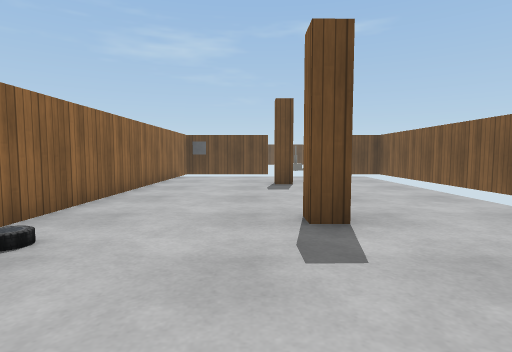
View 1 (above)

17 first-person views from a walk through a robot-simulator world made for Gazebo. The camera is 0.9 m above the floor, tilts 4° down and sees 80° across. The floor is counted in squares, 1 m on a side. Each view is taken from the middle of a square. On the plan, view 1 faces up. The plan holds only what a view shows up to about 11 squares ahead; the rest is blank. The place goes on beyond the plan. The robots in the file are not drawn. Simple patterns stand in for the simulator's built-in surfaces. Some stock models are drawn as simple stand-ins. Some surface patterns are stand-ins.

View 2
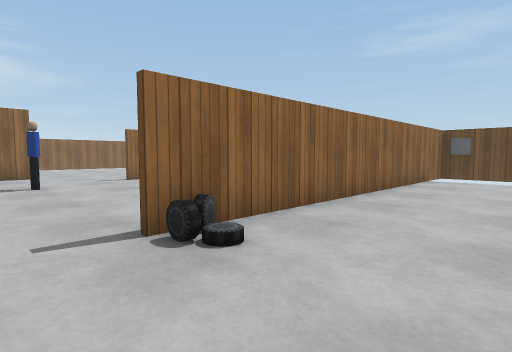

View 3
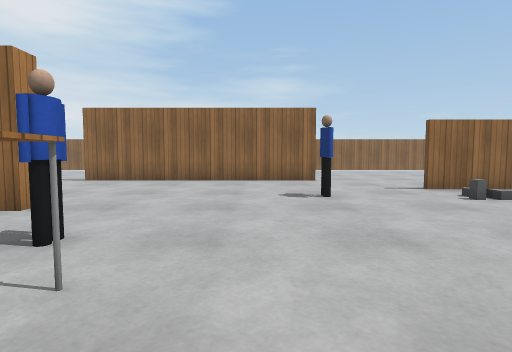

View 4
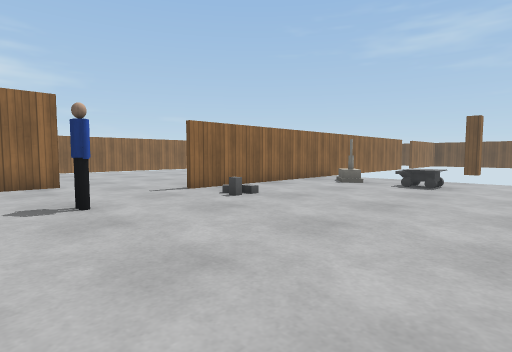

View 5
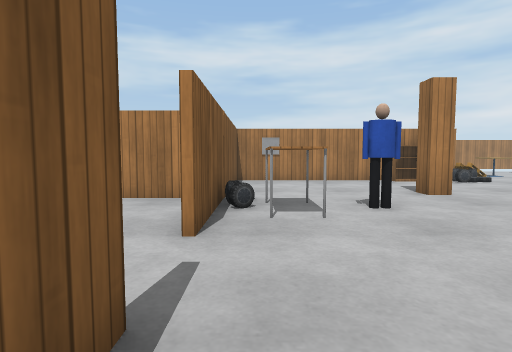

View 6
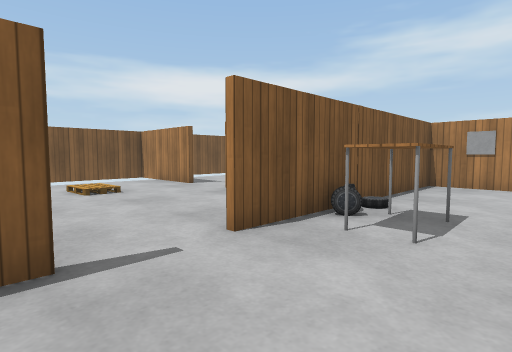

View 7
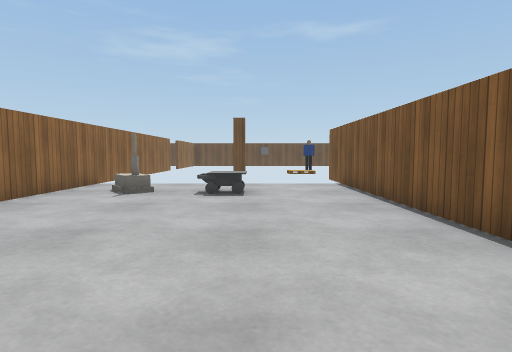

View 8
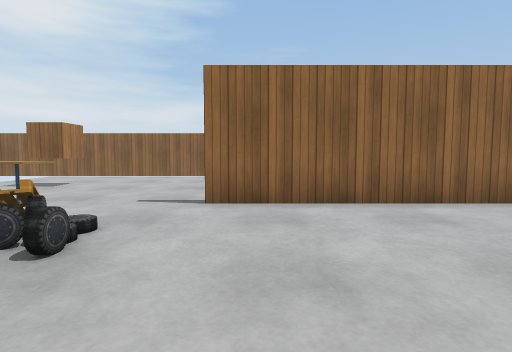

View 9
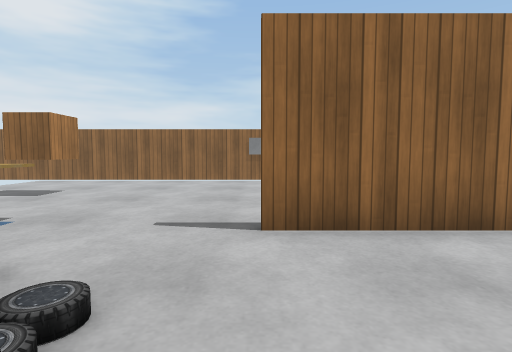

View 10
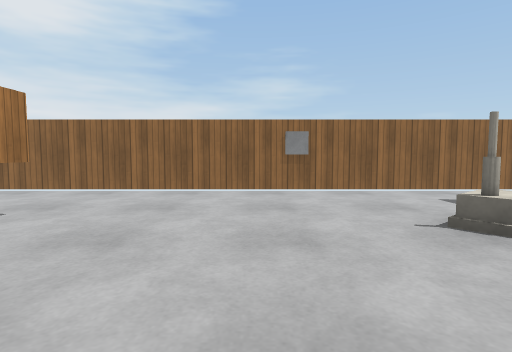

View 11
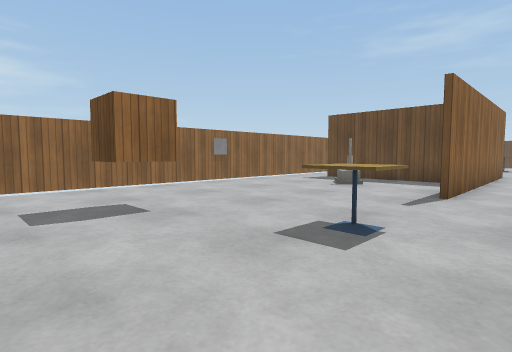

View 12
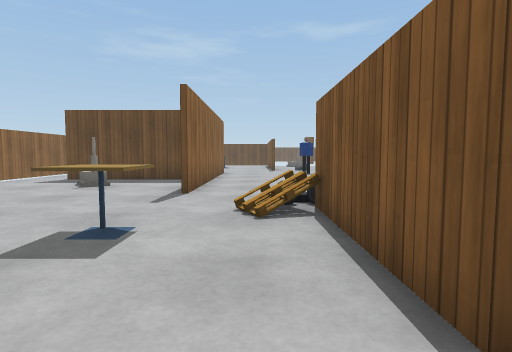

View 13
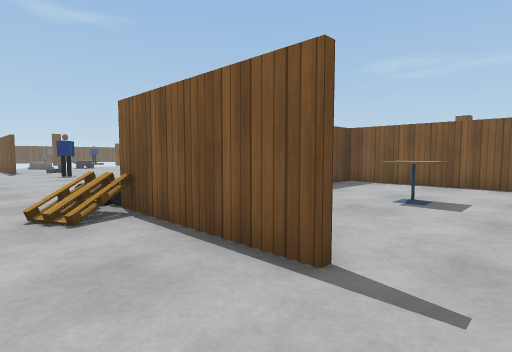

View 14
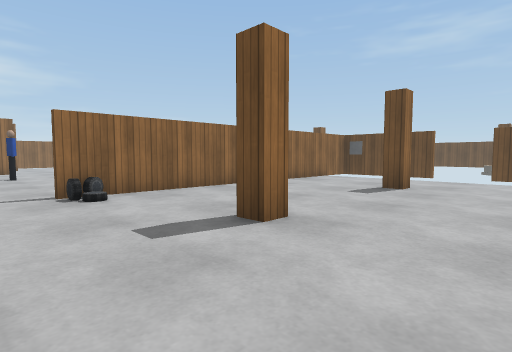

View 15
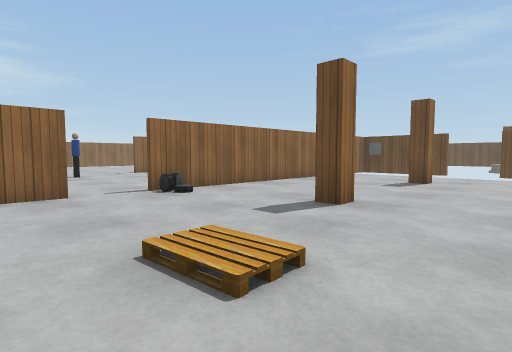

View 16
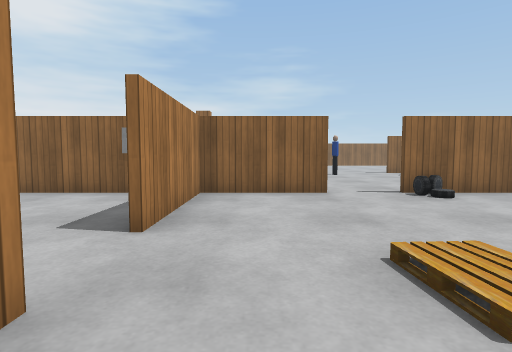

View 17
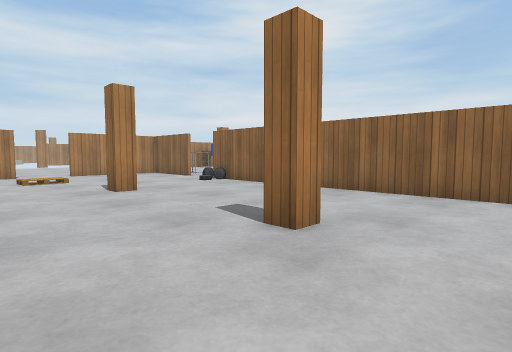

### Floor plan
Points are (right, up) in squares from view 1. A wall is a line through its corners. A room is listed if a view was taken in it or the views show most of it. See-through windows are left out.
Room 1 (views 1, 2, 3, 4, 5, 6, 7, 8, 9, 10, 11, 12, 13, 14, 15, 16, 17)
walls: (-3.2, 0.7) (-3.2, -2.3) (0.6, -2.3); (-3.3, 6.1) (-3.3, 13.5); (-13.6, 3.1) (-13.6, -5); (-14.6, -0.9) (-18.9, -0.9); (-9.7, -6.7) (-3.2, -6.7); (-3.3, -7.6) (-3.3, 0.7); (2.3, -2.3) (4.4, -2.3); (-11, -10.8) (-11, -7.5); (-3.2, 13.5) (-3.2, 3.4); (-10.9, 13.5) (-10.9, 5.4); (-20.9, -1.4) (-20.9, -14)
ways out: opening at (-19.5, -1); opening at (-12.5, 4.5); opening at (-11, -11.5); opening at (1.5, -2)
objects: wooden box (-17, -10); house (-17, -3); cafe table (-14, -9) to (-14, -8); pallet (-12, -7) to (-11, -7); car (-11, -6); person (-10, 3); other object (-10, 6); bookshelf (-9, -6); grey box (-9, 5); grey box (-9, 6); house (-9, 10) to (-9, 11); wooden post (-8, -3); other object (-7, 10) to (-6, 10); person (-6, -1); table (-5, -1) to (-5, 0); car (-4, -2); car (-4, -1); car (-3, 3); car (-2, 3); wooden post (1, 4); wooden post (1, 10)

Where each view was taken, in squares from view 1:
view 1: 0 up, 0 right, facing up
view 2: 1 up, 0 right, facing up-left
view 3: 1 up, 3 left, facing left
view 4: 1 up, 4 left, facing up-left
view 5: 4 up, 4 left, facing down
view 6: 3 up, 6 left, facing down-right
view 7: 3 up, 6 left, facing up
view 8: 4 down, 8 left, facing left
view 9: 5 down, 10 left, facing left
view 10: 6 down, 13 left, facing left
view 11: 12 down, 12 left, facing up-left
view 12: 12 down, 12 left, facing up
view 13: 12 down, 13 left, facing up-right
view 14: 1 up, 4 right, facing up-left
view 15: 1 down, 4 right, facing up-left
view 16: 1 down, 4 right, facing left
view 17: 12 up, 4 right, facing down-left
